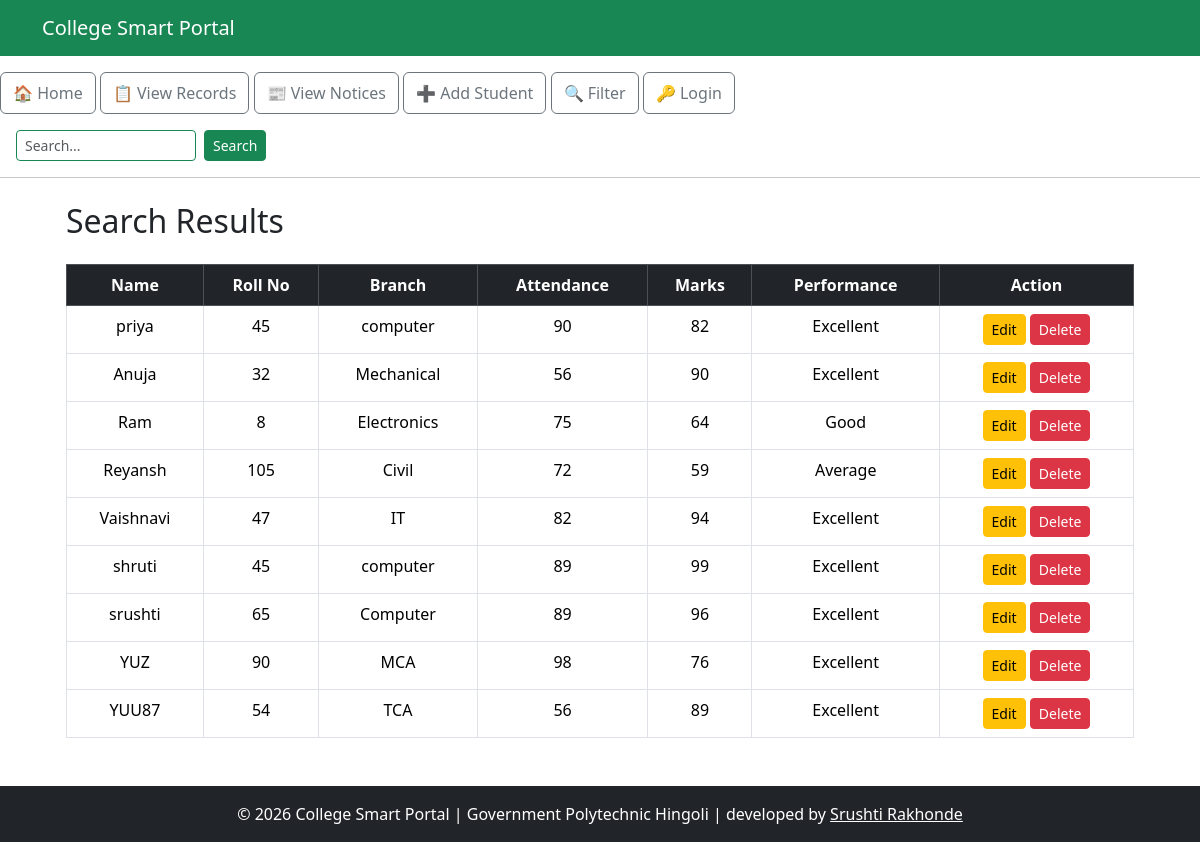
Before: /search with the older database file.
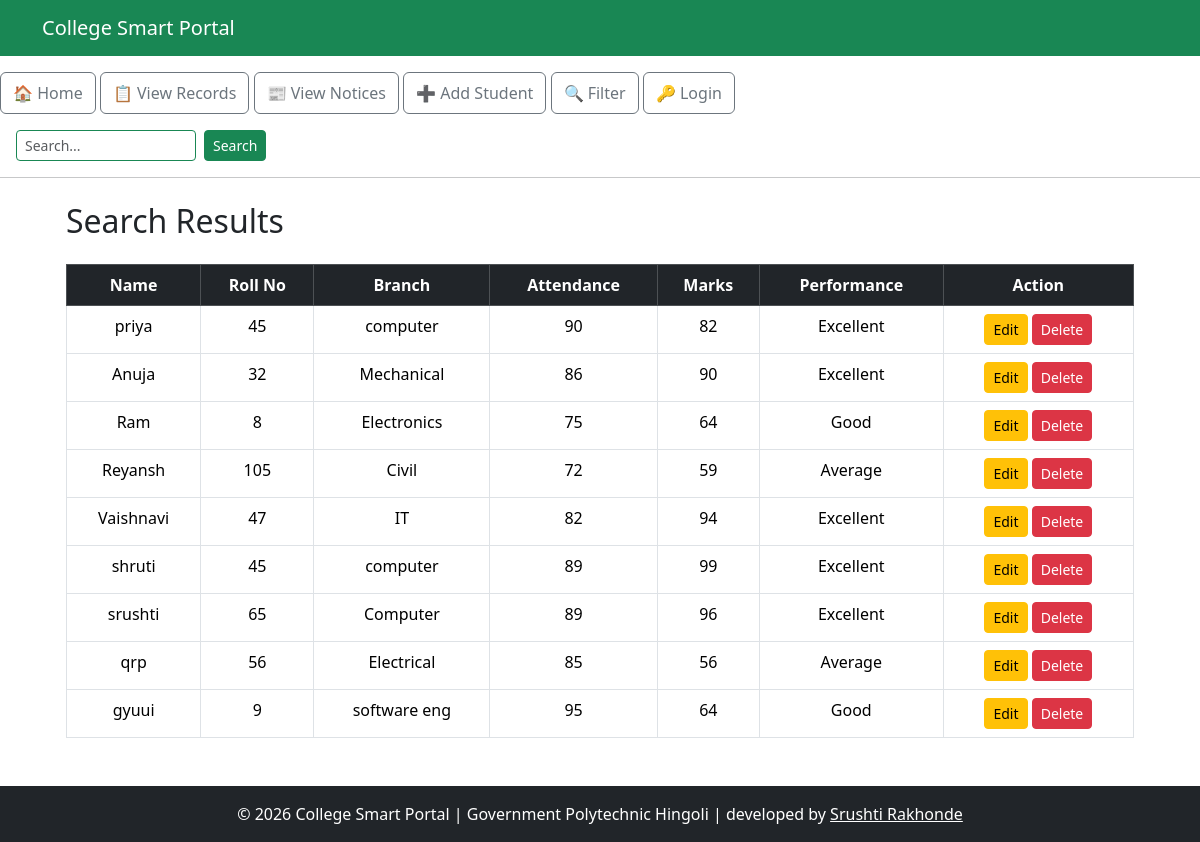
After: the same page with the newer database file.
### tables this page shows
CREATE TABLE students (
                    id INTEGER PRIMARY KEY AUTOINCREMENT,
                    name TEXT NOT NULL,
                    roll_no INTEGER NOT NULL,
                    marks INTEGER NOT NULL,
                    branch TEXT NOT NULL,
                    attendance INTEGER DEFAULT 0
                 );

### project Flask.py (the view)
@app.route("/search")
def search():
    q = request.args.get("q", "")
    conn = sqlite3.connect("college.db")
    cursor = conn.cursor()
    students = cursor.execute("""
        SELECT id, name, roll_no, branch, attendance, marks
        FROM students
        WHERE name LIKE ?
        OR CAST(roll_no AS TEXT) LIKE ?
        OR branch LIKE ?
    """, (f"%{q}%", f"%{q}%", f"%{q}%")).fetchall()
    conn.close()
    return render_template(
        "search.html",
        students=students
    )

### templates/search.html
{% extends "base.html" %}
{% block content %}
<div class="container mt-4">
    <h2 class="mb-4">Search Results</h2>
    {% if students %}
    <table class="table table-bordered table-hover text-center">
        <thead class="table-dark">
            <tr>
                <th>Name</th>
                <th>Roll No</th>
                <th>Branch</th>
                <th>Attendance</th>
                <th>Marks</th>
                <th>Performance</th>
                <th>Action</th>
            </tr>
        </thead>
        <tbody>
            {% for student in students %}
            <tr>
                <td>{{ student[1] }}</td>
                <td>{{ student[2] }}</td>
                <td>{{ student[3] }}</td>
                <td>{{ student[4] }}</td>
                <td>{{ student[5] }}</td>
                <td>
                    {% if student[5]|int >= 75 %}
                        Excellent
                    {% elif student[5]|int >= 60 %}
                        Good
                    {% else %}
                        Average
                    {% endif %}
                </td>
                <td>
                    <a href="{{ url_for('edit_student', id=student[0]) }}"
                       class="btn btn-warning btn-sm">
                        Edit
                    </a>
                    <a href="{{ url_for('delete_student', id=student[0]) }}"
                       class="btn btn-danger btn-sm">
                        Delete
                    </a>
                </td>
            </tr>
            {% endfor %}
        </tbody>
    </table>
    {% else %}
    <div class="alert alert-warning">
        No records found.
    </div>
    {% endif %}
</div>
{% endblock %}

### templates/base.html (shortened to what this page needs)
<!DOCTYPE html>
<html>
<head>
    <link href="https://cdn.jsdelivr.net/npm/bootstrap@5.3.2/dist/css/bootstrap.min.css" rel="stylesheet">
</head>
<body>
    <nav class="navbar navbar-expand-lg navbar-dark bg-success">
        <div class="container">
            <a class="navbar-brand" href="/">College Smart Portal</a>
        </div>
    </nav>
    <a href="{{ url_for('home') }}" class="btn outline btn-outline-secondary py-2 mt-3">🏠 Home</a>
    <a href="{{ url_for('records') }}" class="btn  outline btn-outline-secondary py-2 mt-3">📋 View Records</a>
    <a href="{{ url_for('notices') }}" class="btn btn-outline-secondary py-2 mt-3">📰 View Notices</a>
    <a href="{{ url_for('add_student') }}" class="btn btn-outline-secondary py-2 mt-3">➕ Add Student</a>
    <a href="{{ url_for('filter') }}" class="btn btn-outline-secondary py-2 mt-3">🔍 Filter</a>
    {% if session.username %}
        <span class="btn btn-info py-2 mt-3 disabled">👤 {{ session.username }}</span>
        <a href="{{ url_for('logout') }}" class="btn btn-danger py-2 mt-3">🔓 Logout</a>
    {% else %}
        <a href="{{ url_for('login') }}" class="btn outline btn-outline-secondary py-2 mt-3">🔑 Login</a>
    {% endif %}
    <form action="{{ url_for('search') }}" method="GET" class="d-flex ms-3 mt-3">
        <input type="search" name="q" class="form-control form-control-sm border-success" placeholder="Search..." value="{{ request.args.get('q', '') }}" style="width: 180px;">
        <button type="submit" class="btn btn-success btn-sm ms-2">Search</button>
    </form>
    <hr>
    <div class="container mt-4">
        <div class="container mt-4">
            {% block content %}{% endblock %}
        </div>
    </div>
    <footer class="bg-dark text-white text-center p-3 mt-5">
        © 2026 College Smart Portal | Government Polytechnic Hingoli | developed by <a href="srushti rakhonde" class="text-white">Srushti Rakhonde</a>
    </footer>
</body>
</html>

Changed rows visible on the page:
removed students: name "YUZ", roll_no "90", branch "MCA", attendance "98", marks "76", shows "Excellent"
removed students: name "YUU87", roll_no "54", branch "TCA", attendance "56", marks "89", shows "Excellent"
changed students "Anuja": attendance "56" → "86"
added students: name "qrp", roll_no "56", branch "Electrical", attendance "85", marks "56", shows "Average"
added students: name "gyuui", roll_no "9", branch "software eng", attendance "95", marks "64", shows "Good"
